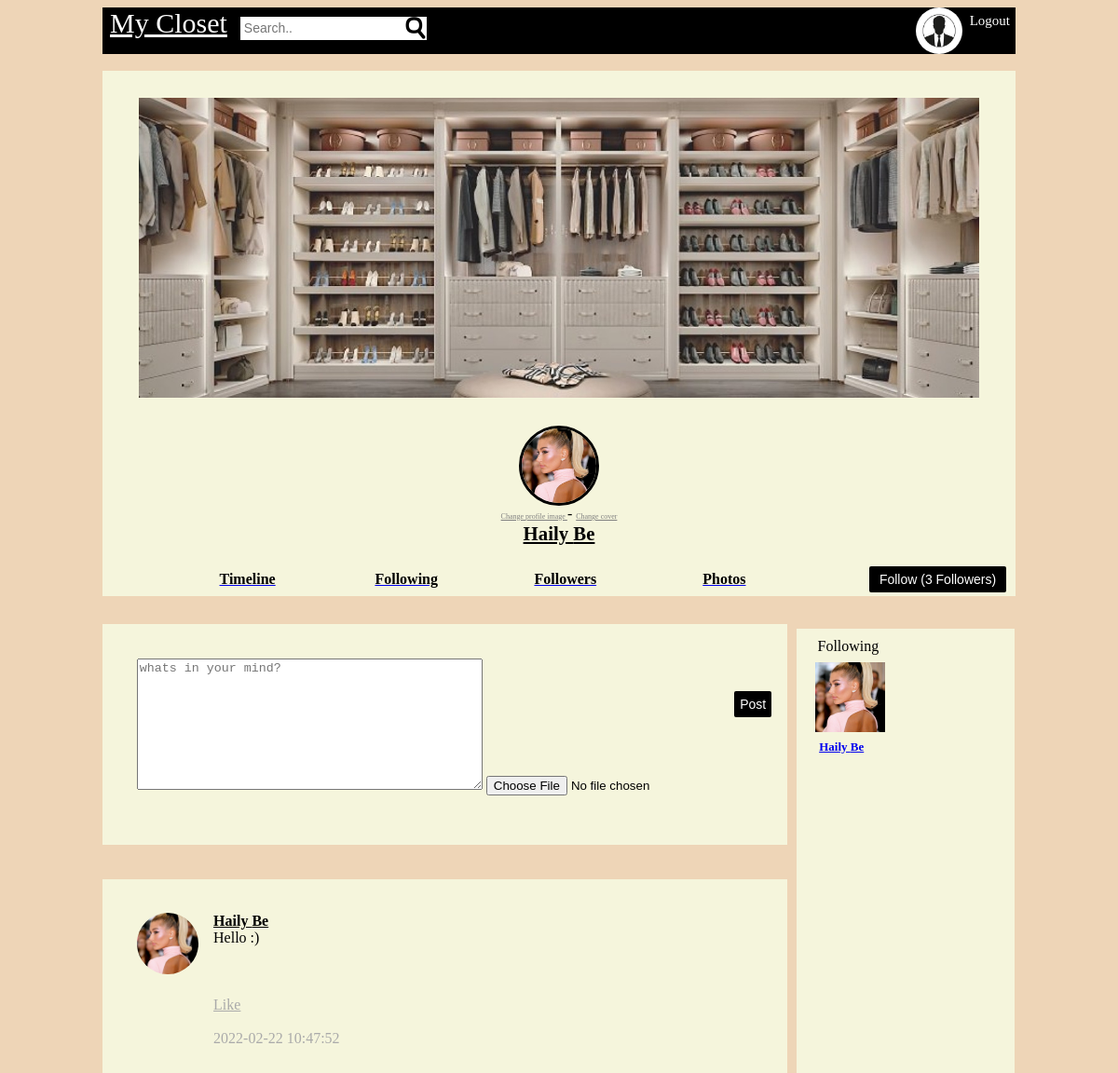
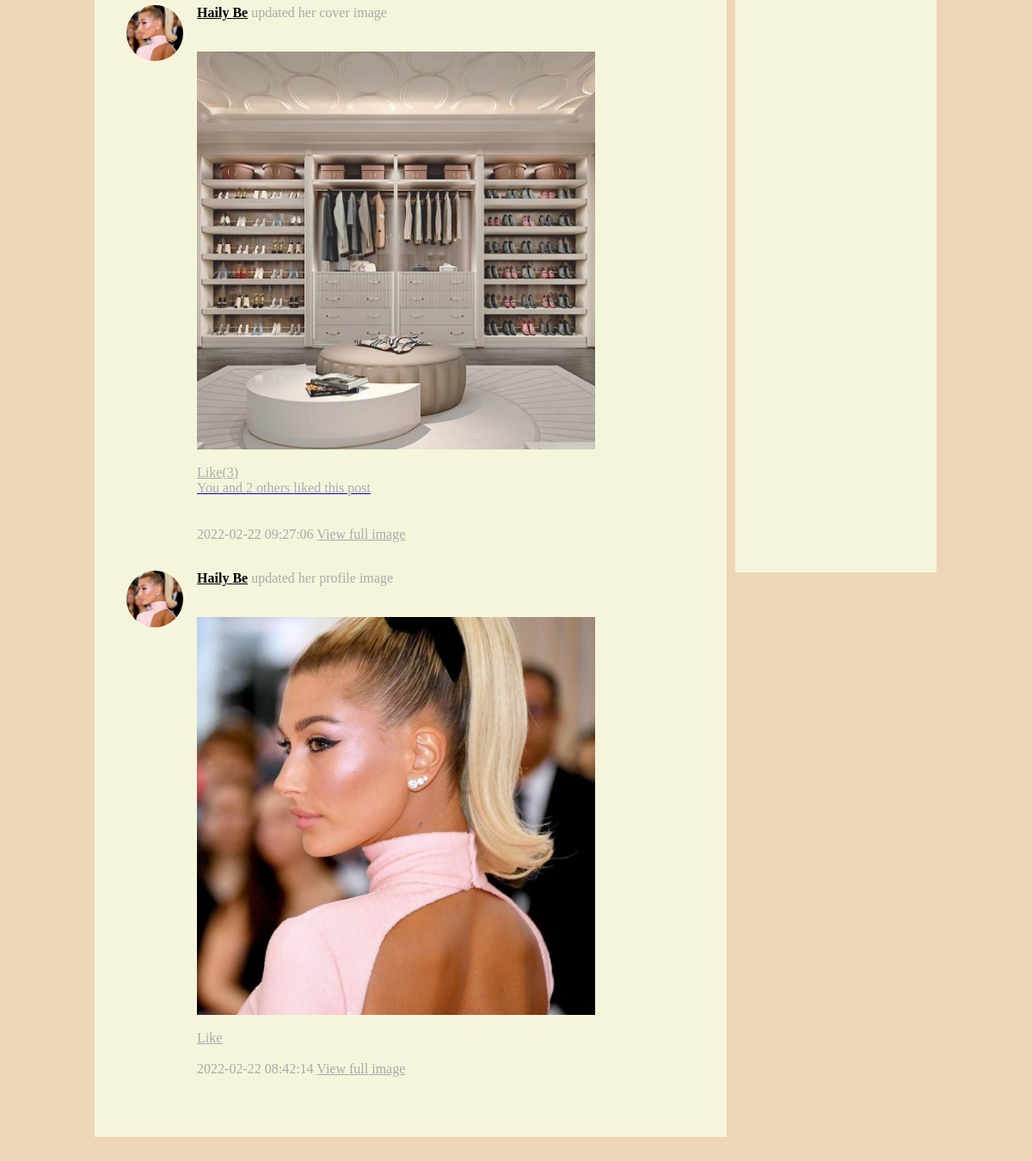
/profile.php?id=7153947488765 (signed in), run on the app's committed database (2 pictures, top to bottom).
### tables this page shows
CREATE TABLE `users` (
  `Id` bigint(19) NOT NULL,
  `userid` bigint(19) NOT NULL,
  `first_name` varchar(50) NOT NULL,
  `last_name` varchar(50) NOT NULL,
  `gender` varchar(6) NOT NULL,
  `email` varchar(100) NOT NULL,
  `password` varchar(100) NOT NULL,
  `url_adress` varchar(100) NOT NULL,
  `date` timestamp NOT NULL DEFAULT current_timestamp() ON UPDATE current_timestamp(),
  `profile_image` varchar(1000) NOT NULL,
  `cover_image` varchar(1000) NOT NULL,
  `likes` int(11) NOT NULL
);

CREATE TABLE `posts` (
  `ID` bigint(19) NOT NULL,
  `postid` bigint(19) NOT NULL,
  `userid` bigint(19) NOT NULL,
  `post` text NOT NULL,
  `image` varchar(500) NOT NULL,
  `comments` int(11) NOT NULL,
  `likes` int(11) NOT NULL,
  `date` timestamp NOT NULL DEFAULT current_timestamp() ON UPDATE current_timestamp(),
  `has_image` tinyint(1) NOT NULL,
  `is_profile_image` tinyint(1) NOT NULL,
  `is_cover_image` tinyint(1) NOT NULL,
  `parent` bigint(20) NOT NULL
);

CREATE TABLE `likes` (
  `id` bigint(20) NOT NULL,
  `type` varchar(10) NOT NULL,
  `contentid` bigint(20) NOT NULL,
  `likes` text NOT NULL,
  `following` text NOT NULL
);

### classes/conect.php (called while the page is built, shortened)
<?php
class Database
{
	private $host = "localhost";
	private $username = "root";
	private $password = "" ;
	private $db = "open_it_db";
	function connect()
	{
		$connection = mysqli_connect($this->host,$this->username,$this->password,$this->db);
		return $connection;
	}
	function read($query)
	{
		$conn = $this->connect();
		$res = mysqli_query($conn,$query);
		if($res == false)
		{
			return false;
		}else
		{
			$data = false;
			while($row = mysqli_fetch_array($res))
			{
				$data[] = $row;
			}
			return $data;
		}
	}
}
?>

### classes/profile.php (called while the page is built)
<?php
class Profile
{
	function get_profile($id){
		$id = addslashes($id);
		$DB = new Database();
		$query = "select * from users where userid = '$id' limit 1" ;
		return $DB->read($query);
	}
}

### classes/image.php (called while the page is built, shortened)
<?php
	class Image
	{
		public function get_thumb_cover($file_name)
		{
			$thumbnail = $file_name . "_cover_thumb.jpg";
			if(file_exists($thumbnail))
			{
				return $thumbnail;
			}
		}
		public function get_thumb_profile($file_name)
		{
			$thumbnail = $file_name . "_profile_thumb.jpg";
			if(file_exists($thumbnail))
			{
				return $thumbnail;
			}
		}
		public function get_thumb_post($file_name)
		{
			$thumbnail = $file_name . "_post_thumb.jpg";
			if(file_exists($thumbnail))
			{
				return $thumbnail;
			}
		}
	}
?>

### classes/posts.php (called while the page is built, shortened)
<?php
class Post
{
	public function get_post($id)
	{
		$query = "select * from posts where userid = '$id' order by id desc limit 10";
		$DB = new Database();
		$res = $DB->read($query);
		if($res)
		{
			return $res;
		}else
		{
			return false;
		}
	}
}

### classes/user.php (called while the page is built, shortened)
<?php
class User
{
	public function get_user($id)
	{
		$query = "select * from users where userid = '$id' limit 1 ";
		$DB = new Database();
		$res = $DB->read($query);
		if($res)
		{
			return $res[0];
		}else
		{
			return false;
		}
	}
		public function get_following($id,$type)
	{
		$DB = new Database();
		if(is_numeric($id))
		{
			$type = 'user';
			$sql = "select following from likes where type = '$type' && contentid = '$id' limit 10 ";
			$res = $DB->read($sql);
			if(is_array($res))
			{
				$following = json_decode($res[0]['following'],true);
				return $following;
			}
		}
		return false;
	}
}

### profile.php (the view, shortened to what this page needs)
<?php
	include("classes/autoload.php");
	$login = new Login();
	$user_data = $login->check_login($_SESSION['openit_userid']);
	if(isset($_GET['id']) && is_numeric($_GET['id']))
	{
		$profile = new Profile();
		$profile_data = $profile->get_profile($_GET['id']);
		if(is_array($profile_data))
		{
			$user_data = $profile_data[0];
		}
	}
	$post = new Post();
	$id = $user_data['userid'];
    $posts = $post->get_post($id);
	$user = new User();
    $friends = $user->get_following($user_data['userid'],"user");
	$img_class = new Image();
?>
<html>
	<head>
		<link href="css/style.css" rel="stylesheet" >
	</head>
	<body class="profile">
		<?php include("header.php") ?>
		<br>
		<div id="cover">
			<div class ="only-mobile" id="incover">
					<?php
						$image = "Img/empty_cover.jpg";
						if(file_exists($user_data['cover_image']))
						{
							$image = $img_class->get_thumb_cover($user_data['cover_image']);
						}
					?>
				<img  src="<?php echo $image ?>">
				<span>
					<?php
						$image = "Img/Male.jfif";
						if($user_data['gender'] == "Female")
						{
							$image = "Img/female.jfif";
						}
						if(file_exists($user_data['profile_image']))
						{
							$image = $img_class->get_thumb_profile($user_data['profile_image']);
						}
					?>
					<img id="profilepic" src="<?php echo $image ?>" ></br>
					<a href="change_profile_img.php?change=profile" id="img_in_cover">Change profile image </a>-
					<a href="change_profile_img.php?change=cover" id="img_in_cover">Change cover </a>
				</span>
				<br>
				<div id="name_inprofile">
					<a style="color:black" href="profile.php?id=<?php echo $user_data['userid'] ?>">
						<?php echo $user_data['first_name'] . " " . $user_data['last_name']   ?>
					</a>
				</div>
				<br>
				<?php
					if($user_data['likes'] == 0)
					{
						$my_likes = "";
					}else
		            {
						$like = $user_data['likes'] ;
						$my_likes = "(" . $like . " Followers)";
					}
				?>
				<a href="like.php?type=user&id=<?php echo $user_data['userid'] ?>">
					<input id="post_button" type="button" value="Follow <?php echo $my_likes ?>" style="margin-right:10px;width:15%; margin-top:0.5%">
				</a>
				<a id="menu_buttons" href="index.php"><div id="menu_buttons_style">Timeline</div></a>
				<a id="menu_buttons" href="profile.php?section=following&id=<?php echo $user_data['userid']?>"><div id="menu_buttons_style">Following</div></a>
				<a id="menu_buttons" href="profile.php?section=followers&id=<?php echo $user_data['userid']?>"><div id="menu_buttons_style">Followers</div></a>
				<a id="menu_buttons" href="profile.php?section=photos&id=<?php echo $user_data['userid']?>"><div id="menu_buttons_style">Photos</div></a>
				<br>
			</div>
				<?php
					$section = "default";
					if($section == "default")
					{
						include("profile_content_defult.php");
					}elseif($section == "following")
					{
						include("profile_content_following.php");
					}elseif($section == "followers")
					{
						include("profile_content_followers.php");
					}elseif($section == "photos")
					{
						include("profile_content_photos.php");
					}
				?>
		</div>
	</body>
</html>

### profile_content_defult.php
<div style="display:flex;">
	<div class="row">
	<div class="col-9 only-mobile" id="posts_area">
		<div id="postbox" class="col-3">
			<form method="post" enctype="multipart/form-data">
				<textarea id="box" name="post" placeholder="whats in your mind?"></textarea>
				<input id="post_im" type="file" name="file">
				<input id="post_button" type="submit" value="Post">
				<br>
			</form>
		</div>
		<div id="posts_bar" class="col-6 only-mobile">
			<?php
				if($posts)
				{
					foreach($posts as $ROW)
					{
						$user = new User();
						$ROW_USER = $user->get_user($ROW['userid']);
						include("post.php");
					}
				}
			?>
		</div>
	</div>
	<div class ="col-3 only-mobile" id="friends_area">
		<div id="likes_bar" class="col-3">
			Following<br>
			<?php
				if($friends)
				{
					if(is_array($friends))
					{
						foreach($friends as $friend)
						{
							$ROW_friends = $user->get_user($friend);
							include("user.php");
						}
					}
					else
					{
							$ROW_friends = $user->get_user($friends);
							include("user.php");
					}
				}
			?>
		</div>
	</div>
	</div>
</div>

### post.php (shortened to what this page needs)
<div id="post">
	<div id="name_inpost">
		<?php
			$image = "Img/female.jfif";
			if(file_exists($ROW_USER['profile_image']))
			{
				$image = $img_class->get_thumb_profile($ROW_USER['profile_image']);
			}
		?>
		<img id = "img_inpost2" src="<?php echo $image?>">
	</div>
	<div style = "width:100%">
		<div id="name_inpost">
			<?php
				echo "<a style='color:black;font-weight:bold;font-family:Segoe Script' href='profile.php?id=ROW[userid]'>";
				echo htmlspecialchars($ROW_USER['first_name']) . " " . htmlspecialchars($ROW_USER['last_name']) ;
				echo "</a>";
				if($ROW['is_profile_image'] == 1)
				{
					$pronoun = "his";
					if($ROW_USER['gender'] == "Female")
					{
						$pronoun = "her";
					}
					echo "<span style='font-weight:normal; color: #aaa'> updated $pronoun profile image</span>";
				}
				if($ROW['is_cover_image'])
				{
					$pronoun = "his";
					if($ROW_USER['gender'] == "Female")
					{
						$pronoun = "her";
					}
					echo "<span style='font-weight:normal; color: #aaa'> updated $pronoun cover image</span>";
				}
			?>
		</div>
		<?php echo htmlspecialchars($ROW['post']) ?>
		<br><br>
		<?php
			if(file_exists($ROW['image']))
			{
				$post_img = $img_class->get_thumb_post($ROW['image']);
				echo "<img src='$post_img' />";
			}
		?>
		<br/><br/>
		<?php
			$likes = ($ROW['likes'] > 0) ? "(" .$ROW['likes']. ")" : "" ;
		?>
		<a id="like" href="like.php?type=post&id=<?php echo $ROW['postid'] ?>">Like<?php echo $likes?></a>
		<?php
			$i_liked = false;
			if(isset($_SESSION['openit_userid']))
			{
				$DB = new Database();
				$sql = "select likes from likes where type = 'post' && contentid = '$ROW[postid]' limit 1 ";
				$res = $DB->read($sql);
				if(is_array($res))
				{
					$likes = json_decode($res[0]['likes'],true);
					$user_ids = array_column($likes,"userid");
					if(in_array($_SESSION['openit_userid'],$user_ids))
					{
						$i_liked = true;
					}
				}
				if($ROW['likes'] > 0)
				{
					echo "<br>";
					echo "<a href='likes.php?type=post&id=$ROW[postid]'>";
					if($ROW['likes'] == 1)
					{
						if($i_liked)
						{
							echo "<div style='text-align:left; color:#aaa'>  You liked this post </div>";
						}else
						{
							echo "<div style='text-align:left; color:#aaa'>  1 Person liked this post </div>";
						}
					}else{
						if($i_liked)
						{
							$text = "others";
							echo "<div style='text-align:left; color:#aaa'> You and " . ($ROW['likes']-1). " " .  $text . " liked this post </div>";
						}else
						{
							echo "<div style='text-align:left; color:#aaa'>" . $ROW['likes'] . " People liked this post </div>";
						}
					}
					echo "</a>";
				}
			}
		?>
		<br/><br/>
		<span style="color:#aaa">
			<?php echo $ROW['date'] ?>
		</span>
		<?php
			if($ROW['has_image'])
			{
				echo "<a style='color:#aaa;' href='image_view.php?id=$ROW[postid]' >";
				echo "View full image";
				echo "</a>";
			}
		?>
		</div>
</div>

### user.php
<div id="likes" style="display: inline-block;">
	<?php
		if($ROW_friends){
			$image = "Img/male.jfif";
			if($ROW_friends['gender'] == "Female")
			{
				$image = "Img/female.jfif";
			}
			if(file_exists($ROW_friends['profile_image']))
			{
				$image = $img_class->get_thumb_profile($ROW_friends['profile_image']);
			}
		}
	?>
	<a href="profile.php?id=<?php echo $ROW_friends['userid']; ?>">
	<img id="like_img"src="<?php echo $image ?>"><br>
		<?php echo  $ROW_friends['first_name'] . " " . $ROW_friends['last_name'] ?>
	</a>
</div>

### css/style.css (style rules this page uses)
body { background-color:#EED5B7; font-family:tahoma; }
body > div { max-width:980px; }
#cover { margin:auto; font-family:tahoma; }
#profilepic { width:80px; margin-top:-42px; border-radius:50%; border:solid; float:center; }
#menu_buttons { display:inline-block; margin:1%; width:15%; }
#like_img { width:75px; float:left; margin:8px; margin-left:-5%; }
#likes_bar { margin-left: -50%; margin-top: -12%; }
#likes { clear:both; font-family:tahoma; font-size:13px; font-weight:bold; margin-left: 6%; }
#post_button { float:right; background-color:black; color:white; border:none; font-size:14px; padding:6px; border-radius:2px; margin-top: 35px; margin-right: -20px; }
#posts_bar { margin-top:5%; background-color:#F5F5DC; padding:5%; width:90%; }
#posts_bar img { max-width:80%; }
#post { display:flex; margin-bottom:5%; }
#incover { text-align:center; background-color:#F5F5DC; max-width:100%; }
#incover img { max-width:92%; margin-right: 3%; margin-left: 3%; margin-top: 3%; }
#friends_area { min-height:60%; flex-basis:30%; background-color:#F5F5DC; margin-top:3.5%; margin-right: -1%; }
#posts_area { min-height:400px; flex-basis:69%; padding:20px; padding-right:1%; padding-left: 0; }
#postbox { margin-top:10px; padding:5%; width:90%; background-color:#F5F5DC; }
#name_inpost { font-weight:bold; }
#img_in_cover { font-size:8px; color:grey; }
#img_inpost2 { width:90px; margin-right:4px; border-radius:50px; }
#box { width: 371px; height: 141px; }
#post_im { margin-top:14px; }
#like { color:#aaa; }
#menu_buttons_style { font-family:Segoe Script; color:black; font-weight:bold; }
#name_inprofile { font-size:130%; font-family:Segoe Script; color:black; font-weight:bold; }
.row::after { content: ""; clear: both; display: table; }
.col-3 { width: 17%; }
.col-6 { width: 50%; }
.col-9 { width: 75%; }
[class*="col-"] { float: left; padding: 15px; padding-left: 53px }

### data on the page
users: cover_image (picture), profile_image (picture), first_name "Haily", last_name "Be", likes "Follow (3 Followers)"
posts: users.profile_image (picture), users.first_name "Haily", users.last_name "Be", post "Hello :)", date "2022-02-22 10:47:52"
posts: users.profile_image (picture), users.first_name "Haily", users.last_name "Be", users.gender "her", image (picture), likes "(3)", $ROW['likes']-1 "2", likes.likes "others", date "2022-02-22 09:27:06"
posts: users.profile_image (picture), users.first_name "Haily", users.last_name "Be", users.gender "her", image (picture), date "2022-02-22 08:42:14"
